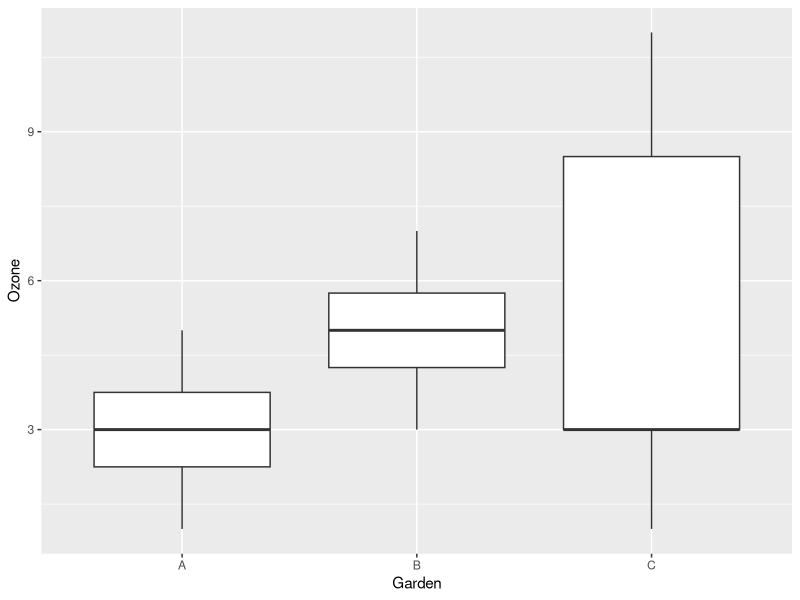
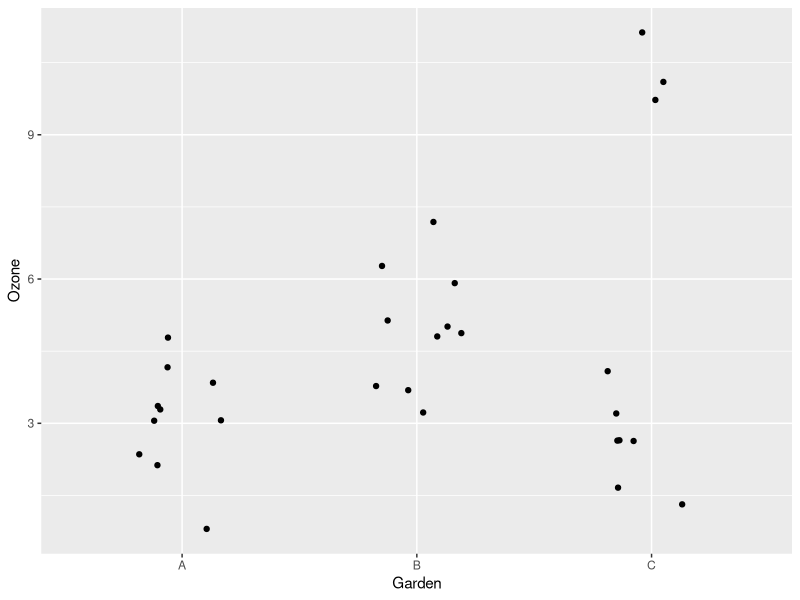

These charts were generated, in order, by the following R code:
## ---- chunk 1
knitr::opts_chunk$set(echo = TRUE, message = FALSE, warning = FALSE)
library(dplyr)
## ---- chunk 2
gardens <- read.csv("gardens.csv")
## ---- chunk 3
library(ggplot2)
ggplot(gardens, aes(x = Garden, y = Ozone)) +
    geom_boxplot()
    
## ---- chunk 4
ggplot(gardens, aes(x = Garden, y = Ozone)) +
    geom_jitter(width = 0.2)
## ---- chunk 5
library(dplyr)
group_by(gardens, Garden) %>%
    summarize(mean(Ozone), sd(Ozone))
## ---- chunk 6
t.test(Ozone ~ Garden, data = filter(gardens, Garden != "C"),
       conf.level = 0.99)
## ---- chunk 7
t.test(Ozone ~ Garden, data = filter(gardens, Garden != "B"),
       conf.level = 0.99)
## ---- chunk 8
res_t <- t.test(Ozone ~ Garden, data = filter(gardens, Garden != "C"),
       conf.level = 0.99)
## ---- chunk 9
res_t$p.value
res_t$estimate
## ---- chunk 10
t <- 6
paste0("It is ", t, " o'clock.")
## ---- chunk 11
show_confint <- function(result) {
    estime <- round(result$estimate[1] - result$estimate[2], 1)
    conf_min <- round(result$conf.int[1], 1)
    conf_max <- round(result$conf.int[2], 1)
    
    paste0(estime, " (", conf_min, ", ", conf_max, ")")
}

show_confint(res_t)
